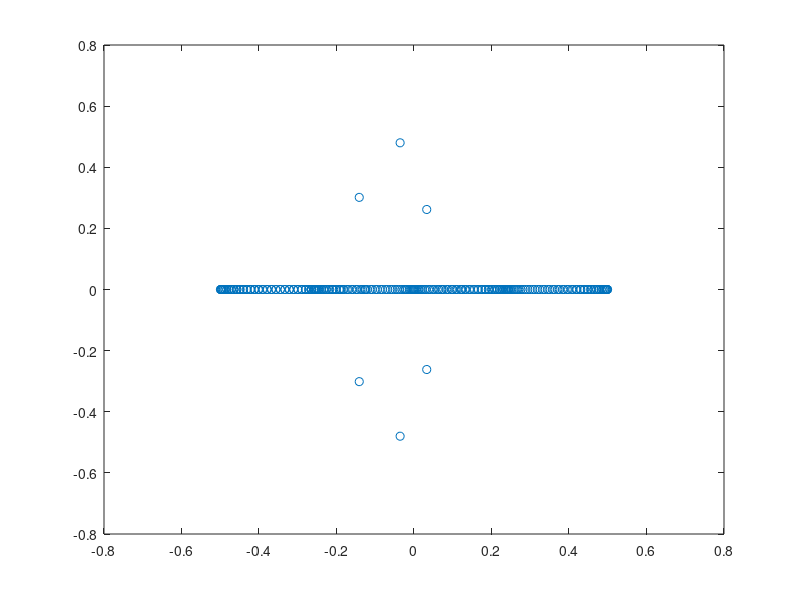

Here is the MATLAB script that generated this plot:
clc;
clear all;

n = 128;
L = (-n/2:n/2-1)';
a = L-1; a(a==0) = 1; a = 1./abs(a);
b = L+1; b(b==0) = 1; b = 1./abs(b);

M1 = diag((L-2).*a,-2) + diag((L+2).*b,2) ;
M1 = M1(2:end-1,2:end-1) + diag(-L.*(a+b));

M2 = diag(-(L-2).*a,-2)+diag((L+2).*b,2);
M2 = M2(2:end-1,2:end-1) + diag(L.*(a-b)); M2 = i*M2;

M3 = diag(-(L-2).*a,-2) + diag(-(L+2).*b,2);
M3 = M3(2:end-1,2:end-1) + diag(-L.*(a-b));

M = [M1 M2;M2 M3]/8;
plot(eig(M),'o');
disp(max(abs(eig(M))));